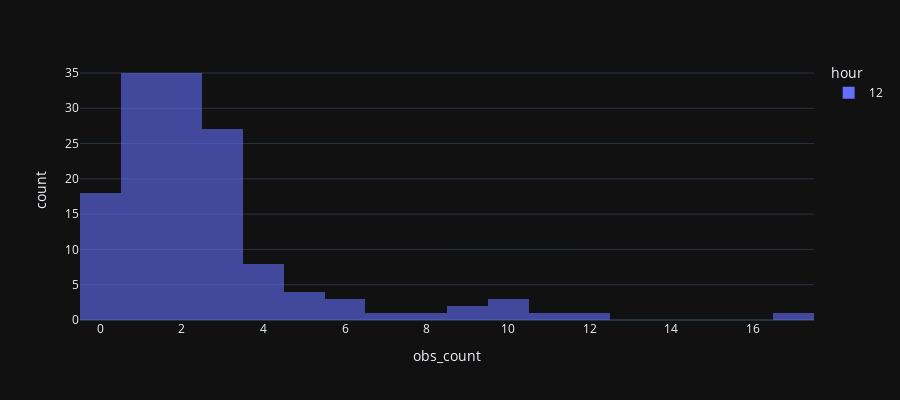

The notebook cell this image was saved under:
### Code cell
hours = [h for h in range(12, 13)]
hourly_data = X_train[X_train['hour'].isin(hours)]
print('Mean:', hourly_data['obs_count'].mean(), 'Std:', hourly_data['obs_count'].std())
px.histogram(hourly_data, x='obs_count', nbins=20, color='hour', barmode='group',
             opacity=0.6, height=400, width=900)

### Figure 1 — Plotly figure (JSON) as saved in the notebook; plotly's stock layout.template omitted (floating-point values rounded to 4 significant figures; data arrays with more than 128 entries replaced by an {"elided": "..."} marker saying what was removed)
{"data": [{"alignmentgroup": "True", "bingroup": "x", "hovertemplate": "hour=12<br>obs_count=%{x}<br>count=%{y}<extra></extra>", "legendgroup": "12", "marker": {"color": "#636efa", "opacity": 0.6}, "name": "12", "nbinsx": 20, "offsetgroup": "12", "orientation": "v", "showlegend": true, "type": "histogram", "x": {"elided": "140 int values"}, "xaxis": "x", "yaxis": "y"}], "layout": {"barmode": "group", "height": 400, "legend": {"title": {"text": "hour"}, "tracegroupgap": 0}, "margin": {"t": 60}, "width": 900, "xaxis": {"anchor": "y", "autorange": true, "domain": [0, 1], "range": [-0.5, 17.5], "title": {"text": "obs_count"}, "type": "linear"}, "yaxis": {"anchor": "x", "autorange": true, "domain": [0, 1], "range": [0, 36.84], "title": {"text": "count"}}}}
